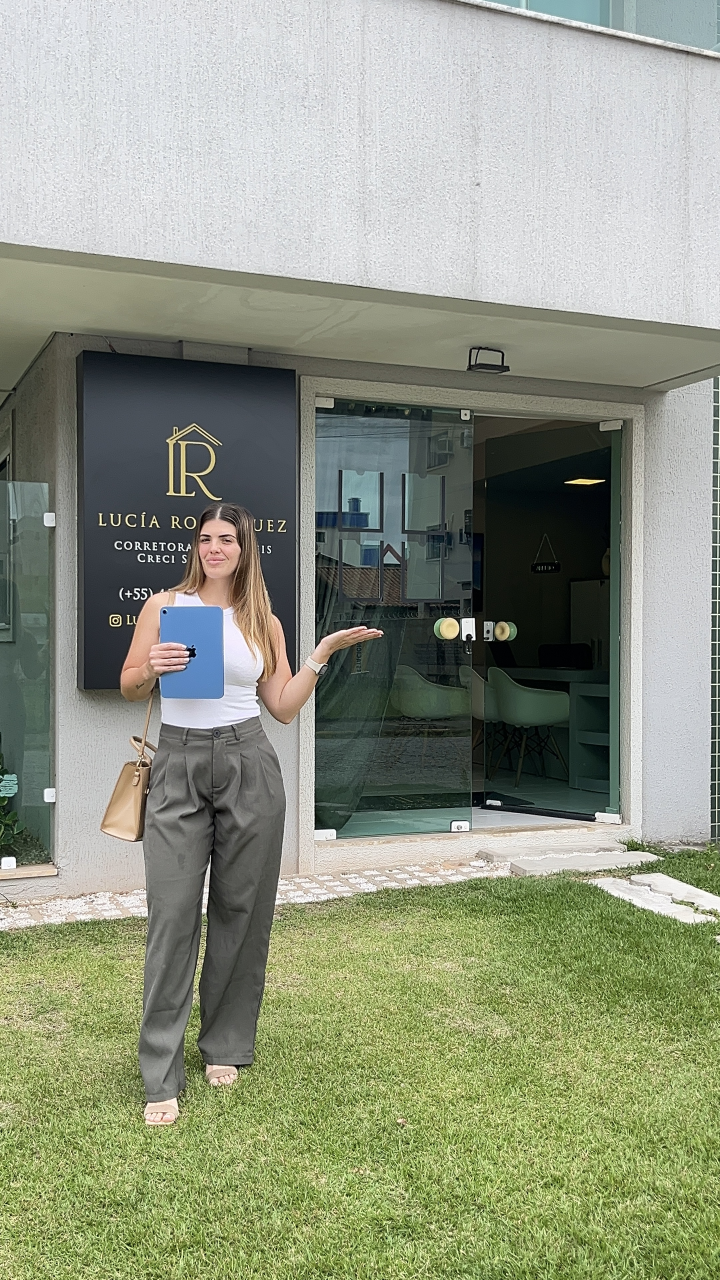
#> input picture LUCIA IA.jpg, 2160 x 3840 px (shown at 1/3 size)
$ python cuadro_medir.py '../../../LUCIA IA.jpg'
#> lines starting #> are read from the running program, lines starting #| are printed output that depends on the picture
"""Mide las 4 esquinas de la foto del cuadro (interior del marco negro) en fotogramas de la escena 4 de CAPRI (1080x1920).
Desde un punto interior camina hacia fuera hasta el marco oscuro (sub-píxel), ajusta rectas robustas y las intersecta.
La esquina inferior derecha queda tapada por ella: sale de la intersección de las rectas."""
import sys, cv2, numpy as np
THR = 48
def cruza(g, x, y, d, maxt=140):
    prev = g[int(round(y)), int(round(x))]
    for t in range(1, maxt):
        xx, yy = x + d[0] * t, y + d[1] * t
        v = g[int(round(yy)), int(round(xx))]
        if v < THR <= prev:
            f = (prev - THR) / max(prev - v, 1e-6)
            return np.array([x + d[0] * (t - 1 + f), y + d[1] * (t - 1 + f)])
        prev = v
    return None
def recta(p):
    p = np.array([q for q in p if q is not None], np.float32)
    vx, vy, x0, y0 = cv2.fitLine(p, cv2.DIST_HUBER, 0, 0.01, 0.01).ravel()
    return np.array([vx, vy]), np.array([x0, y0]), len(p)
def inter(r1, r2):
    A = np.array([r1[0], -r2[0]]).T; t = np.linalg.solve(A, r2[1] - r1[1])
    return r1[1] + t[0] * r1[0]
def medir(path):
#> called with path = '../../../LUCIA IA.jpg'
    im = cv2.imread(path); g = cv2.GaussianBlur(cv2.cvtColor(im, cv2.COLOR_BGR2GRAY).astype(np.float32), (0, 0), 1.0)
#> in medir, im is the input picture: shape (3840, 2160, 3); mean B, G, R 129.1, 149.5, 143.4
#> after `g = cv2.GaussianBlur(cv2.cvtColor(im, cv2.COLOR_BGR2GRAY).astype(np.fl`:
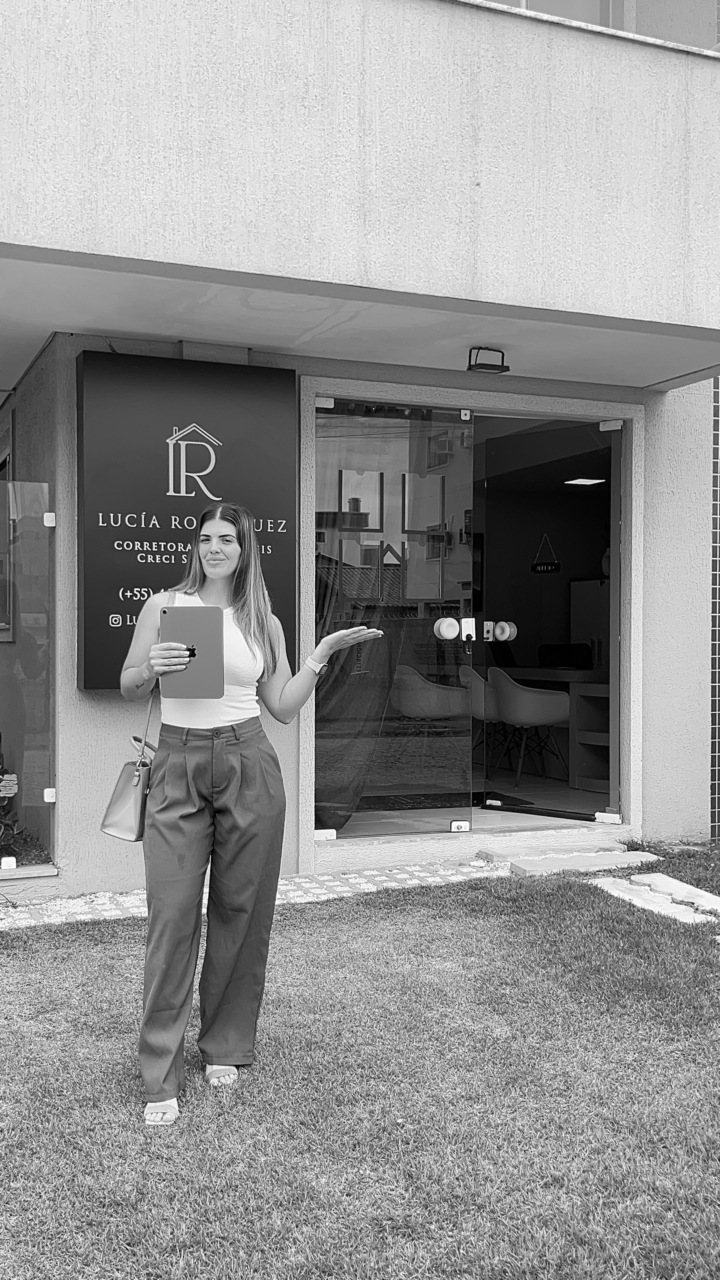
#> g: shape (3840, 2160) float32 (shown at 1/3 size); min 0.0686, max 254.7, mean 145.3
    L = [cruza(g, 250, y, (-1, 0)) for y in list(range(680, 760, 8)) + list(range(1000, 1230, 8))]
#> in cruza, `prev = g[int(round(y)), int(round(x))]`: prev = 227.2
#> the loop in cruza, `for t in range(1, maxt):` made 139 passes
#> (v, prev) on passes 1 to 12: (227.6, 227.6), (227, 227), (225.6, 225.6), (224.9, 224.9), (223.6, 223.6), (222.7, 222.7), (223.5, 223.5), (225.4, 225.4), (226.8, 226.8), (227, 227), (227.6, 227.6), (229, 229)
#> the loop in cruza (call 2), `for t in range(1, maxt):` made 139 passes
#> (v, prev) on passes 1 to 12: (208.1, 208.1), (214.9, 214.9), (224.6, 224.6), (230.3, 230.3), (230.6, 230.6), (228.9, 228.9), (225.7, 225.7), (222, 222), (220.4, 220.4), (222.6, 222.6), (226.7, 226.7), (229.8, 229.8)
    T = [cruza(g, x, 700, (0, -1)) for x in range(220, 700, 10)]
    B = [cruza(g, x, 1190, (0, 1)) for x in range(170, 440, 6)]
    R = [cruza(g, 600, y, (1, 0)) for y in range(670, 880, 6)]
    rl, rt, rb, rr = recta(L), recta(T), recta(B), recta(R)
    c = np.array([inter(rl, rt), inter(rr, rt), inter(rr, rb), inter(rl, rb)])  # TL TR BR BL
    return c, (rl[2], rt[2], rb[2], rr[2])
if __name__ == "__main__":
#> (the run stopped early here; a loop or call above may not have finished)
